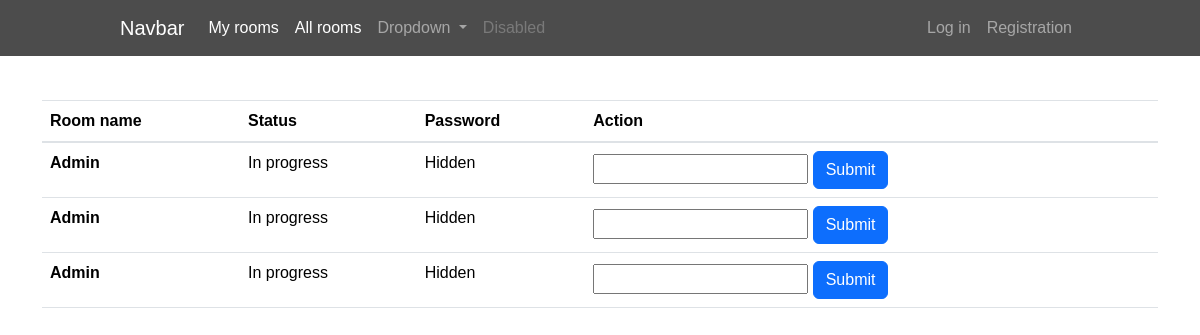
The page /rooms/all_rooms/ on the database as committed earlier.
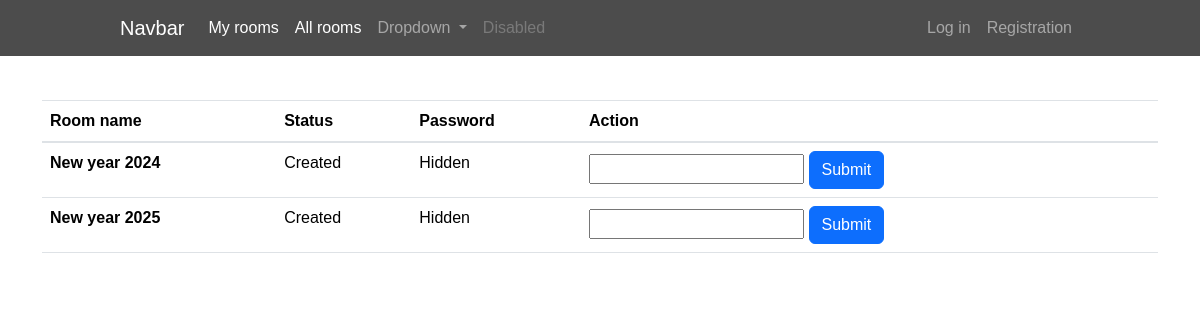
The same page on the database as committed later.
### rooms/models.py (models this page shows, shortened)
class Room(models.Model):
    name = models.CharField(max_length=128)
    password = models.CharField(max_length=255, blank=True, null=True)  # Increase the maximum length
    status = models.ForeignKey(RoomStatus, on_delete=models.CASCADE)
    end_date = models.DateField(auto_now_add=False, blank=True, null=True)  # This will store a date, not datetime
    participants = models.ManyToManyField(settings.AUTH_USER_MODEL, related_name='rooms_participated')
    invited_emails = models.EmailField(max_length=1024, blank=True)
    owner = models.ForeignKey(settings.AUTH_USER_MODEL, on_delete=models.CASCADE, related_name='rooms_owned')
    invitation_token = models.UUIDField(default=uuid.uuid4, editable=False, unique=True)

class RoomStatus(models.Model):
    name = models.CharField(max_length=128)
    def __str__(self):
        return self.name

### rooms/views.py (the view)
# urls.py: path('all_rooms/', AllRooms.as_view(), name='AllRooms'),
class AllRooms(ListView):
    model = Room
    template_name = 'game/all_rooms.html'
    context_object_name = 'rooms'
    def get_context_data(self, **kwargs):
        context = super().get_context_data(**kwargs)
        context['form'] = PasswordForm()
        return context

### rooms/forms.py
class PasswordForm(forms.Form):
    password = forms.CharField(label='Password', max_length=10, widget=forms.PasswordInput)
    room_id = forms.CharField(widget=forms.HiddenInput())

### templates/game/all_rooms.html (shortened to what this page needs)
{% extends 'general/base.html' %}
{% block body %}
<table class="table table-hover">
    <thead>
    <tr>
        <th scope="col">Room name</th>
        <th scope="col">Status</th>
        <th scope="col">Password</th>
        <th scope="col">Action</th>
    </tr>
    </thead>
    <tbody>
    {% for room in rooms %}
    <tr>
        <th scope="row">{{ room.name }}</th>
        <td>{{ room.status }}</td>
        {% if room.password %}
        <td>Hidden</td>
        {% else %}
        <td>Open</td>
        {% endif %}
        <td>
            <form action="{% url 'rooms:passcheck' %}" method="post">
                {{ form.password }}
                <button type="submit" class="btn btn-primary">Submit</button>
            </form>
        </td>
    </tr>
    {% endfor %}
    </tbody>
</table>
{% endblock %}

Rows that differ between the two databases and show on the page:
removed Room: name "Admin", status "In progress", password "Hidden"
changed Room: name "Admin" → "New year 2024"; status "In progress" → "Created"
changed Room: name "Admin" → "New year 2025"; status "In progress" → "Created"
